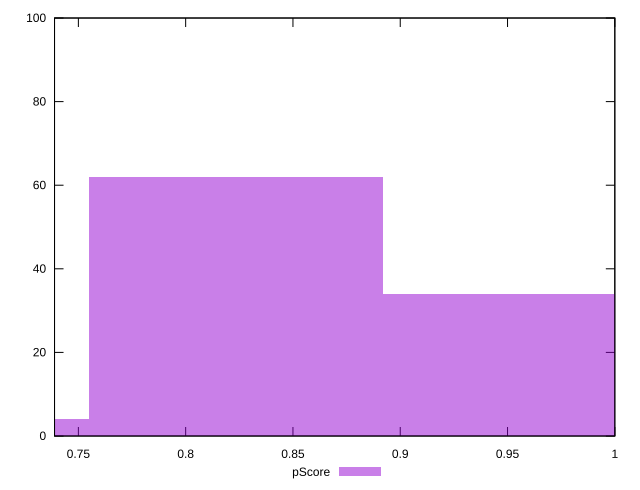

Reproduce this figure in gnuplot.
reset

$pScore <<EOF
0.8234172860312616 62
0.9606535003698052 34
0.686181071692718 4
EOF

set key outside below
set boxwidth 0.1372362143385436
set xrange [0.7388888888888889:1]
set yrange [0:100]
set trange [0:100]
set style fill transparent solid 0.5 noborder
set terminal svg size 640, 490 enhanced background rgb 'white'
set output "reprap/unused-css-rules/samples/pages+cached+noexternal/pScore/histogram.svg"

plot $pScore title "pScore" with boxes

reset
